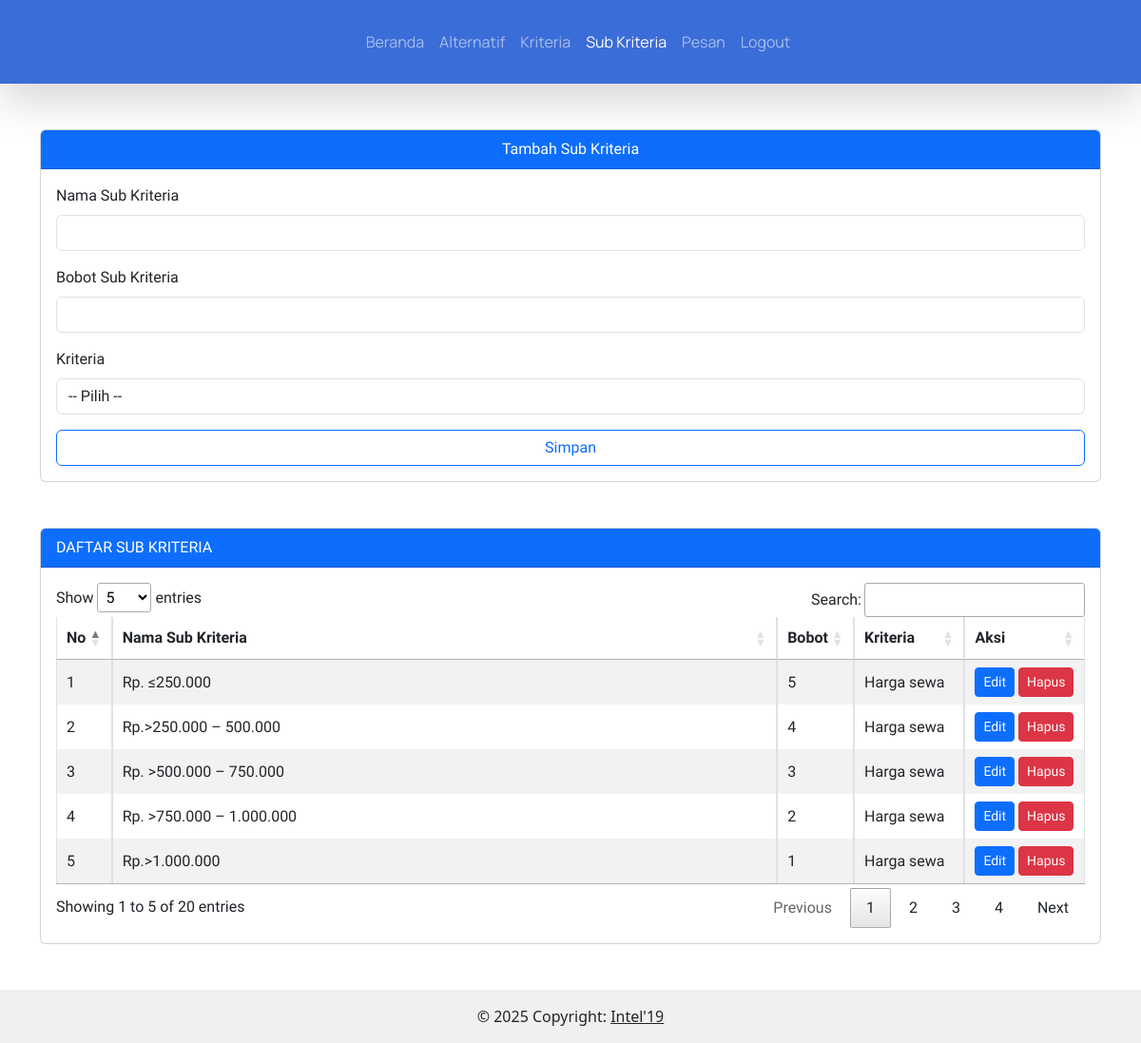
Page /index.php/subkriteria on the committed database.
### tables this page shows
CREATE TABLE `sub_kriteria` (
  `id_sub_kriteria` int(11) NOT NULL,
  `nama_sub_kriteria` varchar(255) NOT NULL,
  `bobot_sub_kriteria` int(11) NOT NULL,
  `f_id_kriteria` char(3) NOT NULL
);

CREATE TABLE `kriteria` (
  `id_kriteria` char(3) NOT NULL,
  `nama_kriteria` varchar(255) NOT NULL,
  `jenis_kriteria` enum('Cost','Benefit') NOT NULL,
  `bobot` decimal(11,2) NOT NULL
);

### application/controllers/Subkriteria.php (called while the page is built, shortened)
<?php
class Subkriteria extends CI_Controller
{
    public function index()
    {
        $dataKriteria = $this->db->query("SELECT * FROM kriteria")->result_array();
        $dataSubkriteria = $this->db->query("SELECT * FROM sub_kriteria JOIN kriteria ON sub_kriteria.f_id_kriteria = kriteria.id_kriteria")->result_array();
        $data = [
            'menu' => 'subkriteria',
            'dataKriteria' => $dataKriteria,
            'dataSubkriteria' => $dataSubkriteria
        ];
        $this->load->view('admin/templates/header', $data);
        $this->load->view('admin/subkriteria');
        $this->load->view('admin/templates/footer');
    }
}

### index.php (called while the page is built, shortened)
<?php
require_once BASEPATH.'core/CodeIgniter.php';

### application/views/admin/subkriteria.php (the view, shortened to what this page needs)
<div class="container mb-5" style="font-family: 'Prompt', sans-serif">
    <div class="row">
        <div class="d-xxl-flex">
            <div class="col-xxl-3 mb-xxl-3 mt-5">
                <form action="<?=base_url('subkriteria/add');?>" method="post">
                    <div class="card">
                        <div class="card-header bg-primary text-white text-center">
                            Tambah Sub Kriteria
                        </div>
                        <div class="card-body">
                            <div class="mb-3">
                                <label for="nama_sub_kriteria" class="form-label">Nama Sub Kriteria</label>
                                <input autofocus type="text" name="nama_sub_kriteria" class="form-control" required>
                            </div>
                            <div class="mb-3">
                                <label for="bobot_sub_kriteria" class="form-label">Bobot Sub Kriteria</label>
                                <input type="number" step="any" name="bobot_sub_kriteria" class="form-control" required>
                            </div>
                            <div class="mb-3">
                                <label class="form-label">Kriteria</label>
                                <select class="form-control" name="f_id_kriteria">
                                    <option value="">-- Pilih --</option>
                                </select>
                            </div>
                            <button type="submit" class="btn btn-outline-primary col-12">Simpan</button>
                        </div>
                    </div>
                </form>
            </div>
            <div class="col-xxl-9 mt-5 ms-xxl-5">
                <div class="card">
                    <div class="card-header bg-primary text-white">DAFTAR SUB KRITERIA</div>
                    <div class="card-body">
                        <div class="table-responsive">
                            <table class="table table-striped table-bordered nowrap" style="width:100%"
                                id="table-subkriteria">
                                <thead>
                                    <tr>
                                        <th>No</th>
                                        <th>Nama Sub Kriteria</th>
                                        <th>Bobot</th>
                                        <th>Kriteria</th>
                                        <th>Aksi</th>
                                    </tr>
                                </thead>
                                <tbody>
                                    <?php foreach ($dataSubkriteria as $i => $row): ?>
                                    <tr>
                                        <td><?= $i+1; ?></td>
                                        <td><?= $row['nama_sub_kriteria']; ?></td>
                                        <td><?= $row['bobot_sub_kriteria']; ?></td>
                                        <td><?= $row['nama_kriteria']; ?></td>
                                        <td>
                                            <button type="button" class="btn btn-sm btn-primary" data-bs-toggle="modal"
                                                data-bs-target="#edit<?= $row['id_sub_kriteria']; ?>">Edit</button>
                                            <button type="button" class="btn btn-sm btn-danger" data-bs-toggle="modal"
                                                data-bs-target="#hapus<?= $row['id_sub_kriteria']; ?>">Hapus</button>
                                        </td>
                                    </tr>
                                    <?php endforeach; ?>
                                </tbody>
                            </table>
                        </div>
                    </div>
                </div>
            </div>
        </div>
    </div>
</div>

### rows in the picture
sub_kriteria: nama_sub_kriteria "Rp. ≤250.000", bobot_sub_kriteria "5", f_id_kriteria.nama_kriteria "Harga sewa"
sub_kriteria: nama_sub_kriteria "Rp.>250.000 – 500.000", bobot_sub_kriteria "4", f_id_kriteria.nama_kriteria "Harga sewa"
sub_kriteria: nama_sub_kriteria "Rp. >500.000 – 750.000", bobot_sub_kriteria "3", f_id_kriteria.nama_kriteria "Harga sewa"
sub_kriteria: nama_sub_kriteria "Rp. >750.000 – 1.000.000", bobot_sub_kriteria "2", f_id_kriteria.nama_kriteria "Harga sewa"
sub_kriteria: nama_sub_kriteria "Rp.>1.000.000", bobot_sub_kriteria "1", f_id_kriteria.nama_kriteria "Harga sewa"
